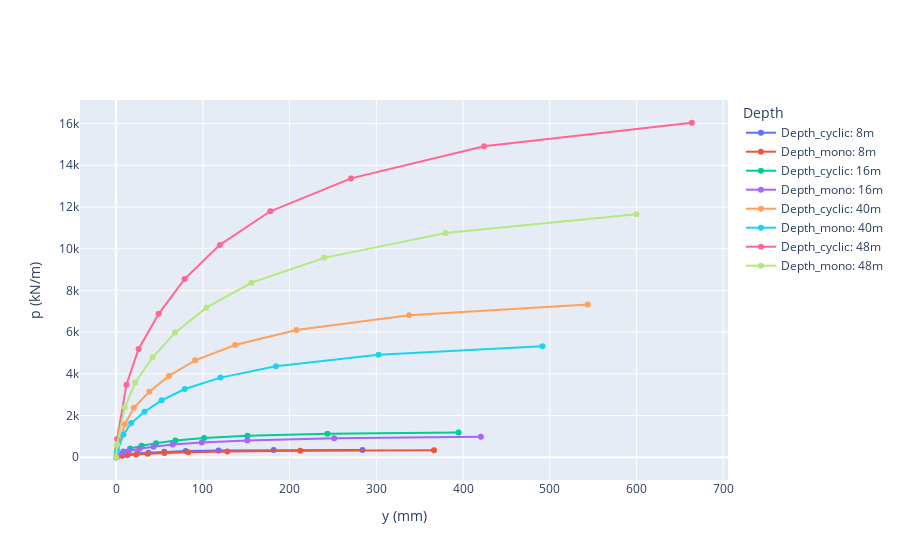

The notebook cell this image was saved under:
### Code cell
plot_p_y_cyclic(resampled_cpt_data, 8)

### Figure 1 — Plotly figure (JSON) as saved in the notebook; plotly's stock layout.template omitted (floating-point values rounded to 4 significant figures)
{"data": [{"mode": "lines+markers", "name": "Depth_cyclic: 8m", "type": "scatter", "x": [0, 0.7555, 7.403, 13.7, 24.07, 37.2, 55.5, 80.14, 118.0, 181.6, 284.1], "y": [0, 23.47, 92.35, 136.8, 179.7, 220.8, 259.4, 294.7, 324.8, 345.6, 347.6]}, {"mode": "lines+markers", "name": "Depth_mono: 8m", "type": "scatter", "x": [0, 0.6831, 6.831, 12.84, 22.99, 36.31, 55.64, 83.12, 128.3, 212.2, 366.5], "y": [0, 17.05, 68.22, 102.3, 136.4, 170.5, 204.7, 238.8, 272.9, 307.0, 332.6]}, {"mode": "lines+markers", "name": "Depth_cyclic: 16m", "type": "scatter", "x": [0, 0.8502, 8.366, 16.15, 29.36, 46.05, 68.35, 101.4, 151.5, 243.7, 394.8], "y": [0, 70.88, 279.9, 415.7, 548.2, 676.7, 800.5, 918.3, 1028.0, 1127.0, 1191.0]}, {"mode": "lines+markers", "name": "Depth_mono: 16m", "type": "scatter", "x": [0, 0.7507, 7.507, 14.67, 27.04, 43.07, 65.1, 98.67, 151.3, 251.4, 420.6], "y": [0, 50.54, 202.2, 303.2, 404.3, 505.4, 606.5, 707.6, 808.7, 909.7, 985.6]}, {"mode": "lines+markers", "name": "Depth_cyclic: 40m", "type": "scatter", "x": [0, 1.011, 10.02, 20.43, 38.22, 60.89, 91.1, 137.2, 207.9, 337.7, 543.9], "y": [0, 399.9, 1588.0, 2368.0, 3139.0, 3899.0, 4647.0, 5382.0, 6102.0, 6805.0, 7320.0]}, {"mode": "lines+markers", "name": "Depth_mono: 40m", "type": "scatter", "x": [0, 0.8451, 8.451, 17.35, 32.7, 52.51, 79.21, 120.4, 184.2, 302.5, 491.5], "y": [0, 272.7, 1091.0, 1636.0, 2182.0, 2727.0, 3273.0, 3818.0, 4364.0, 4909.0, 5318.0]}, {"mode": "lines+markers", "name": "Depth_cyclic: 48m", "type": "scatter", "x": [0, 1.196, 11.85, 25.9, 49.09, 78.86, 119.6, 177.8, 270.8, 424.2, 663.8], "y": [0, 876.3, 3478.0, 5189.0, 6878.0, 8543.0, 10180.0, 11790.0, 13370.0, 14910.0, 16040.0]}, {"mode": "lines+markers", "name": "Depth_mono: 48m", "type": "scatter", "x": [0, 1, 10, 22, 42, 68, 104, 156, 240, 380, 600], "y": [0, 597.6, 2390.0, 3585.0, 4780.0, 5976.0, 7171.0, 8366.0, 9561.0, 10760.0, 11650.0]}], "layout": {"legend": {"title": {"text": "Depth"}}, "xaxis": {"title": {"text": "y (mm)"}}, "yaxis": {"title": {"text": "p (kN/m)"}}}}
